Frame 1 (no input): blank canvas, image omitted
Frame 60 (the mouse pressed at the canvas centre just before this capture): blank canvas, image omitted
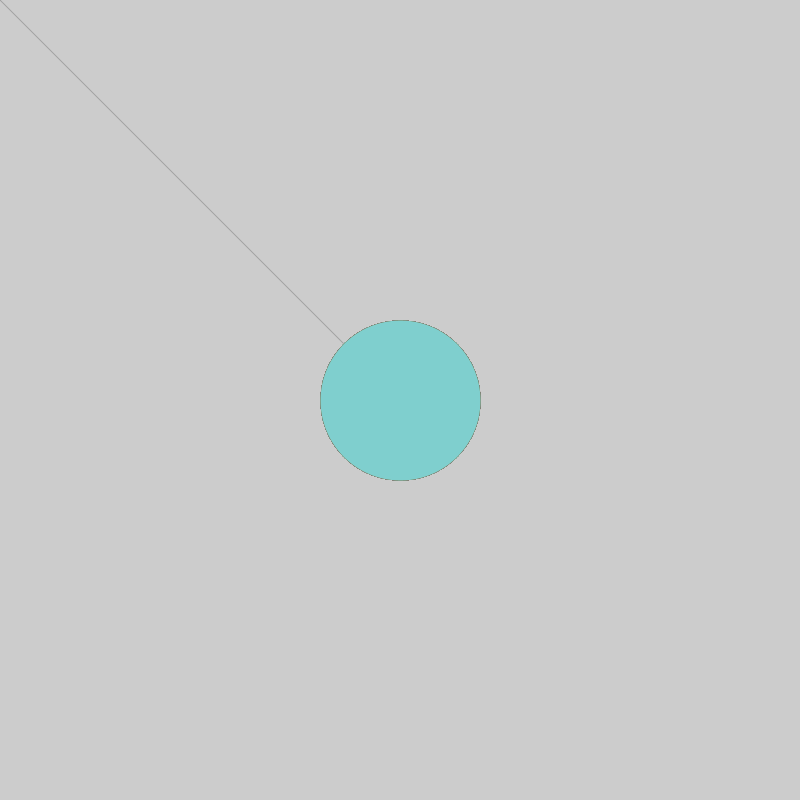
Frame 120 (the mouse held since frame 60 and released just before this capture)

The Processing sketch whose frames 1 and 60 were blank and that drew this single picture after the mouse press (run headless with seeded random() and noise(); from frame 60 on, the mouse is pressed at the canvas centre):

// Processing sketch: processing_61457
// ── processing_61457.pde

void setup() {
  size(800,800);
  smooth();
}

void draw(){
  float r=mouseX/3.14;
  float g=random(255);
  float b=random(255);
  float p=random(255);
  line(pmouseX,pmouseY,mouseX,mouseY);
  if(mousePressed==true){
    stroke(r,g,b);
    strokeWeight(mouseX*mouseY/1000);
  }
  else{
    stroke(p,p,p);
  }
}
